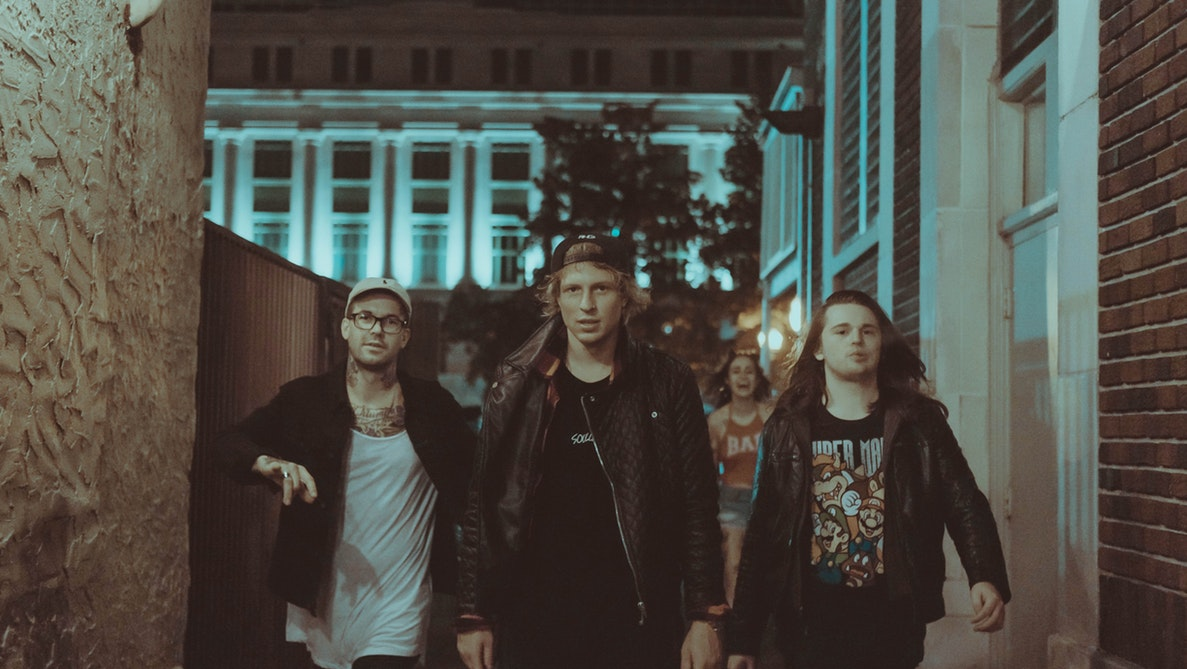
#> input picture DATA/w05_music_group.jpg, 1187 x 669 px
$ python task10.py
#> lines starting #> are read from the running program, lines starting #| are printed output that depends on the picture; after the words box and inside, x2 and y2 are one past the last pixel; in counts of white or black regions, pixels touching at a corner belong together
import numpy as np
import matplotlib.pyplot as plt
from PIL import Image
from skimage import restoration, data, filters, util, transform
from skimage.feature import Cascade


def detect_faces(img, detector):
    np_img = np.array(img)

    detected_faces_coords = detector.detect_multi_scale(img=np_img,
                                                        scale_factor=1.25,
                                                        step_ratio=1.5,
                                                        min_size=(10, 10),
                                                        max_size=(100, 100))

    return detected_faces_coords


def blur_faces(img, face_coords, sigma):
    np_img = np.array(img)

    blurred_img = np_img.copy()

    for face in face_coords:
        r, c, h, w = face['r'], face['c'], face['height'], face['width']
        face_region = np_img[r:r + h, c:c + w]

        blurred_face = filters.gaussian(face_region,
                                        sigma=sigma,
                                        channel_axis=-1)
        blurred_face = util.img_as_ubyte(blurred_face)

        blurred_img[r:r + h, c:c + w] = blurred_face

    return blurred_img


def fix_image(img):
    np_img = np.array(img)

    rotated_img = transform.rotate(np_img, 20)
    gaussian_blurred_img = filters.gaussian(rotated_img,
                                            sigma=1,
                                            channel_axis=-1)

    mask = np.zeros(gaussian_blurred_img.shape[:2], dtype=bool)
    y_min1, y_max1 = 315, 360
    x_min1, x_max1 = 140, 175

    y_min2, y_max2 = 450, 480
    x_min2, x_max2 = 470, 495

    y_min3, y_max3 = 130, 160
    x_min3, x_max3 = 350, 370
    mask[y_min1:y_max1, x_min1:x_max1] = True
    mask[y_min2:y_max2, x_min2:x_max2] = True
    mask[y_min3:y_max3, x_min3:x_max3] = True
    restored_img = restoration.inpaint_biharmonic(gaussian_blurred_img,
                                                  mask,
                                                  channel_axis=-1)

    return restored_img


def display_images(images, subtitles, title):
    assert (len(images) == 4 and len(subtitles) == 4)

    fig, axes = plt.subplots(2, 2)
    axes = axes.flat

    for ax, image, subtitle in zip(axes, images, subtitles):
        ax.imshow(image, cmap="gray")
        ax.set_title(subtitle)
        ax.axis("off")

    fig.suptitle(title)
    plt.tight_layout()
    plt.show()


def main():
    music_group_img = Image.open("../DATA/w05_music_group.jpg")
#> music_group_img is the input picture: PIL image 1187x669 RGB; mean R, G, B 78.2, 76.4, 69.4
    graduation_img = Image.open("../DATA/w05_graduation.jpg")
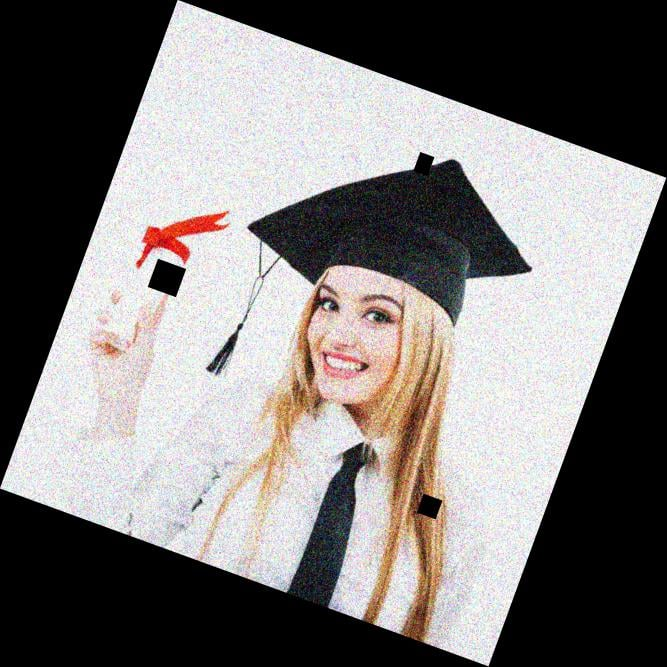
#> input picture DATA/w05_graduation.jpg, 667 x 667 px
#> graduation_img is the input picture: PIL image 667x667 RGB; mean R, G, B 124.1, 120.3, 119.1

    trained_file = data.lbp_frontal_face_cascade_filename()
    detector = Cascade(xml_file=trained_file)

    coords = detect_faces(music_group_img, detector)
#> in detect_faces, `detected_faces_coords = detector.detect_multi_scale(img=np_img, scale_..`: detected_faces_coords = 4 items
#> coords = 4 items
    blurred_img = blur_faces(music_group_img, coords, sigma=20)
#> the loop in blur_faces, `for face in face_coords:` made 4 passes
#> (r, c, h, w) on passes 1 to 4: (301, 339, 65, 65), (359, 723, 38, 38), (260, 548, 76, 76), (303, 820, 69, 69)
#> pass 1, in blur_faces, `face_region = np_img[r:r + h, c:c + w]`:
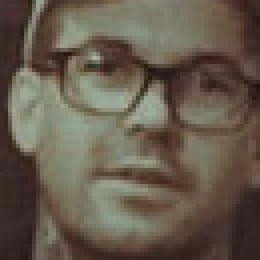
#> face_region: shape (65, 65, 3) (shown 4 times larger); mean R, G, B 101.8, 90.9, 76.4
#> pass 1, in blur_faces, `blurred_face = filters.gaussian(face_region, sigma=sigma, channel_axis..`:
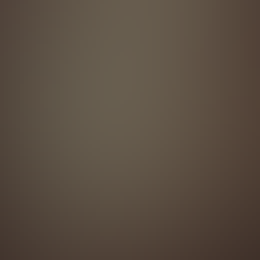
#> blurred_face: shape (65, 65, 3) float64 (shown 4 times larger); mean R, G, B 0.355, 0.307, 0.259
#> pass 2, in blur_faces, `face_region = np_img[r:r + h, c:c + w]`:
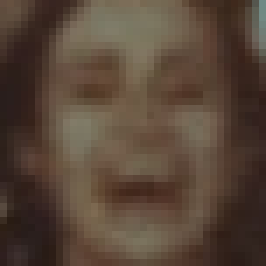
#> face_region: shape (38, 38, 3) (shown 7 times larger); mean R, G, B 87.5, 69.8, 56
#> after the loop in blur_faces, `for face in face_coords:`:
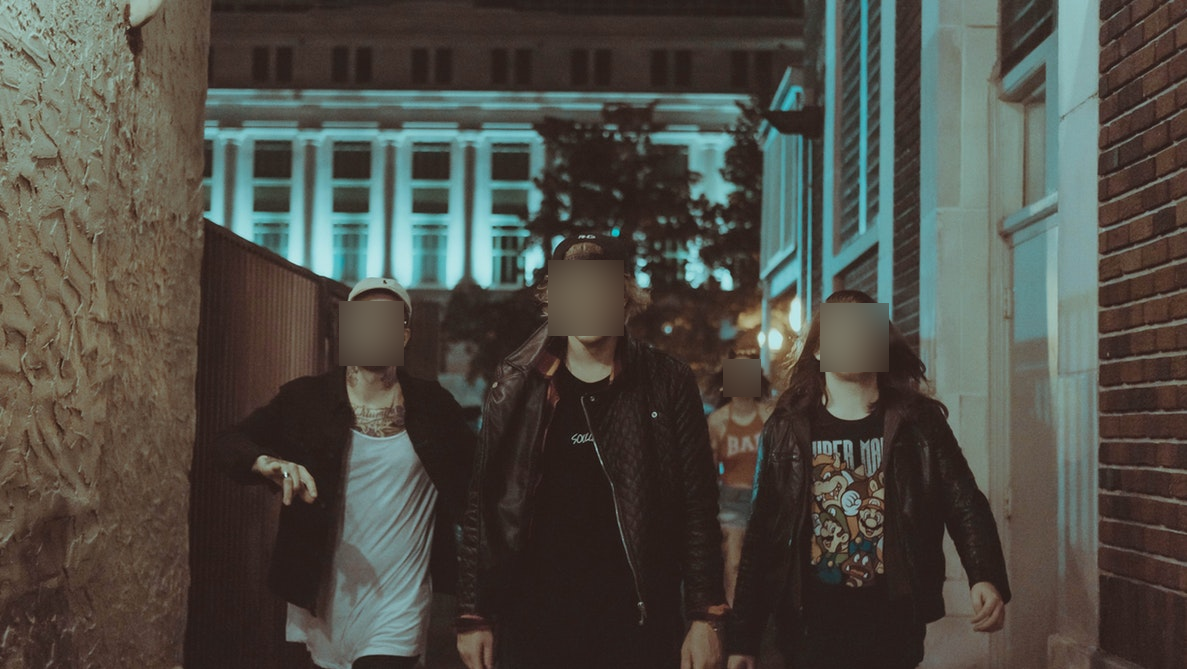
#> blurred_img: shape (669, 1187, 3); 2.04% of pixels changed, all inside (x1, y1, x2, y2) = (339, 260, 889, 397)
#> after the loop in blur_faces, `for face in face_coords:`:
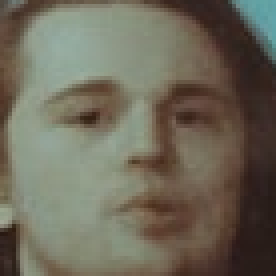
#> face_region: shape (69, 69, 3) (shown 4 times larger); mean R, G, B 110, 104.9, 89.8

    fixed_img = fix_image(graduation_img)
#> in fix_image, `rotated_img = transform.rotate(np_img, 20)`:
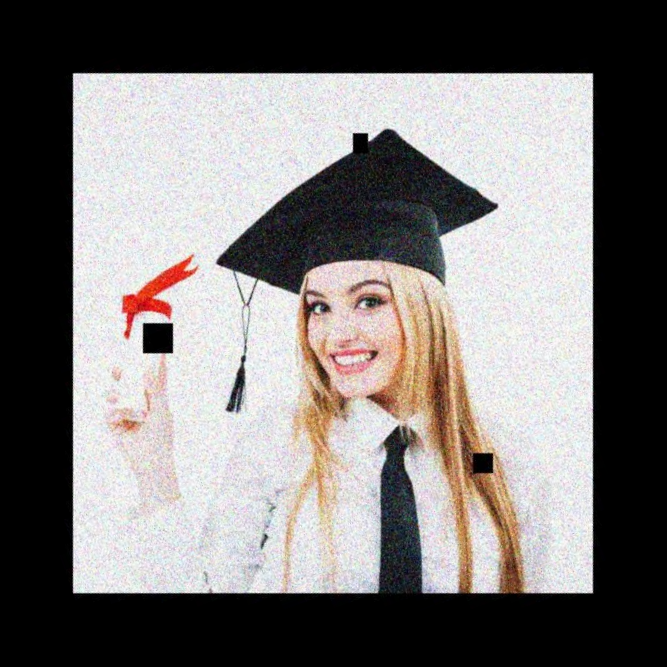
#> rotated_img: shape (667, 667, 3) float64; mean R, G, B 0.487, 0.472, 0.467

    images = [music_group_img, blurred_img, graduation_img, fixed_img]
    subtitles = ["Original", "Blurred faces", "Original", "Restored"]
    title = "Real-world applications"

    display_images(images, subtitles, title)
#> the loop in display_images, `for ax, image, subtitle in zip(axes, images, subtitles):` made 4 passes
#> subtitle on passes 1 to 4: 'Original', 'Blurred faces', 'Original', 'Restored'


if __name__ == '__main__':
    main()
